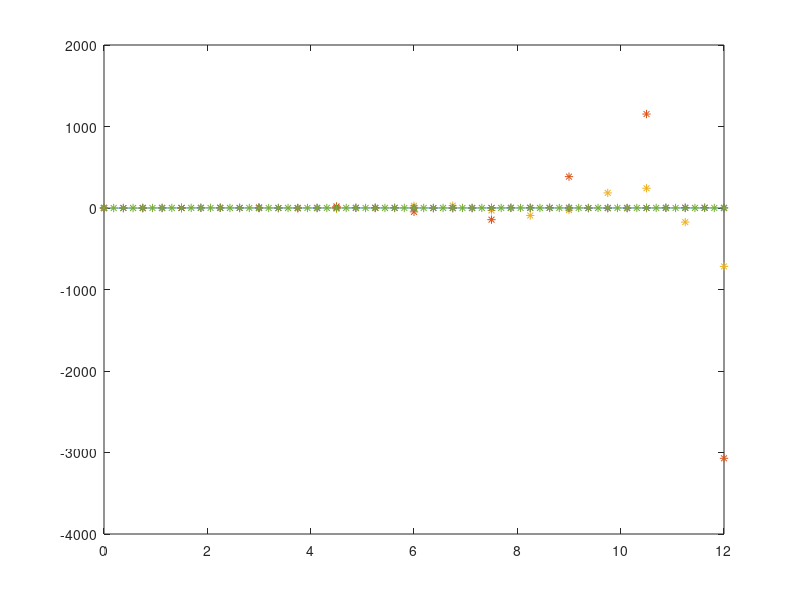

Write MATLAB code to recreate this figure.
clear all
t = 0:0.001:8/(2/3);
y5 = e.^(-2/3 * t).*(-3/4*cos(4*sqrt(2)/3*t)-15*sqrt(2)/16*sin(4*sqrt(2)/3*t))+3/4;
function res = x(k,j)
  if(k > 0)
    I = [1 0; 0 1];
    A = [0 1; -4 -4/3];
    B = [-1; 13/3];
    res = (I+j*A)*(x(k-1,j)) + B*j;
  else
    res = [0 ; 0];
  endif
endfunction

function res = y(k, j)
  for l = 1:length(k)
    v(l) = [1 0]*x(k(l), j);
  endfor
  res = v;
endfunction

T = (1/(2/3));
plot(t, y5), hold on

for j=0:3
  k1 = 0:1:(8/(2/3))/T;
  y1 = y(k1,T)
  plot(k1*T, y1, "*"), hold on
  T = T/2;
endfor
